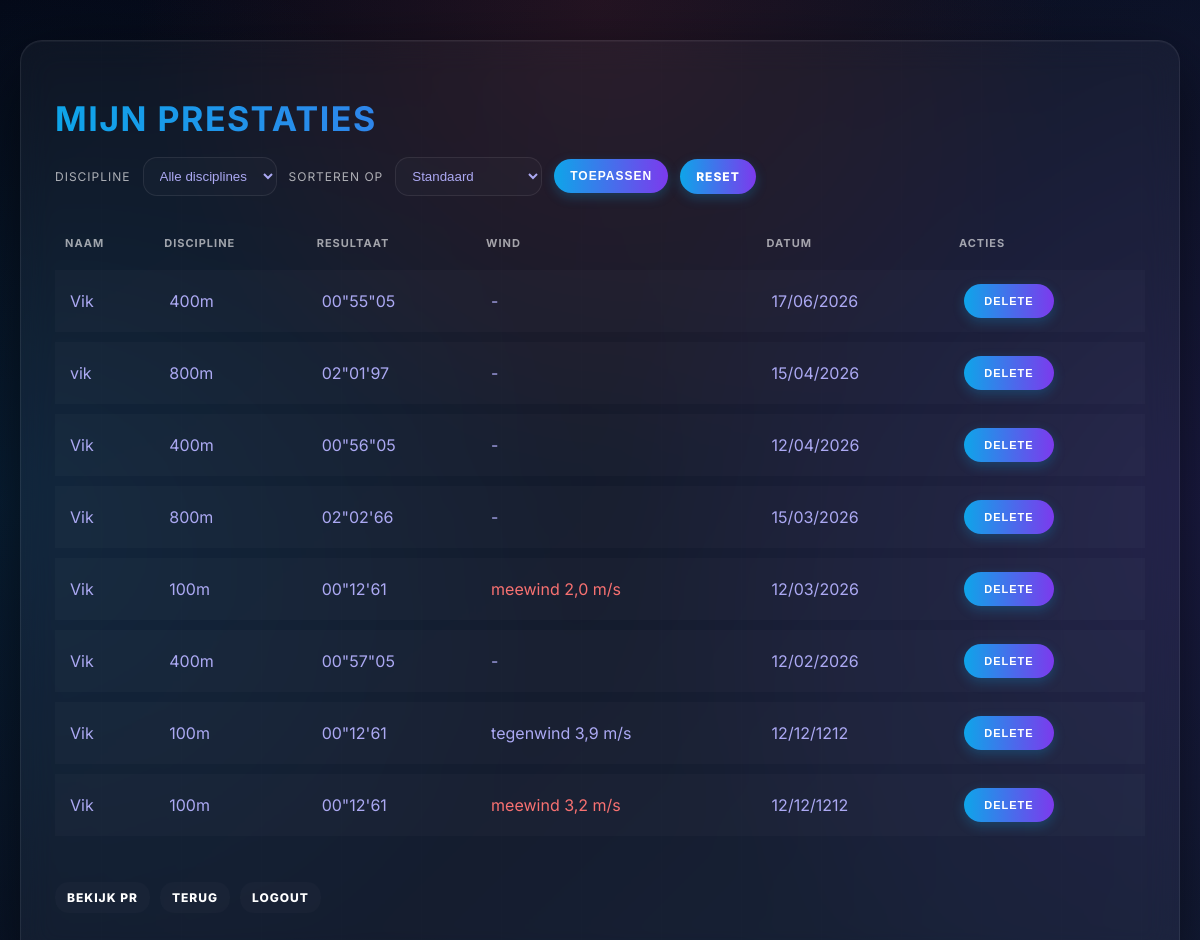
/performances (signed in), run on the app's committed database.
### tables this page shows
CREATE TABLE performances (
    id INTEGER PRIMARY KEY AUTOINCREMENT,
    user_id INTEGER,
    name TEXT,
    discipline TEXT,
    result REAL,
    date TEXT
, wind_speed REAL, wind_direction TEXT);

### app.py (the view)
@app.route("/performances")
def performances():
    if session.get("admin"):
        query = "SELECT * FROM performances"
        params = []
    else:
        if "user_id" not in session:
            return redirect("/login")
        query = "SELECT * FROM performances WHERE user_id = ?"
        params = [session["user_id"]]
    discipline = request.args.get("discipline")
    sort = request.args.get("sort")
    if discipline and discipline in DISCIPLINES:
        if "WHERE" in query:
            query += " AND discipline = ?"
        else:
            query += " WHERE discipline = ?"
        params.append(discipline)
    order_options = {
        "recent": "date ASC",
        "oldest": "date DESC"
    }
    if sort in ["fastest", "slowest"]:
        rows = db.execute(query, *params)
        rows = sorted(
            rows,
            key=lambda r: parse_result_seconds(r.get("result")),
            reverse=(sort == "slowest")
        )
    else:
        order_by = order_options.get(sort)
        if order_by:
            query += f" ORDER BY {order_by}"
        else:
            query += " ORDER BY date DESC"
        rows = db.execute(query, *params)
    rows = annotate_wind(rows)
    return render_template(
        "performances.html",
        performances=rows,
        disciplines=DISCIPLINES,
        selected_discipline=discipline,
        selected_sort=sort
    )

### app.py (called while the page is built)
@app.template_filter('format_date')
def format_date(value):
    if not value:
        return ""
    if isinstance(value, datetime):
        return value.strftime("%d/%m/%Y")
    text = str(value).strip()
    for fmt in ("%Y-%m-%d", "%d/%m/%Y", "%Y/%m/%d", "%d-%m-%Y"):
        try:
            parsed = datetime.strptime(text, fmt)
            return parsed.strftime("%d/%m/%Y")
        except ValueError:
            continue
    return text

def annotate_wind(rows):
    for row in rows:
        row["invalid_wind"] = False
        row["wind_display"] = ""
        wind_speed = row.get("wind_speed")
        wind_direction = row.get("wind_direction")
        if wind_speed is None or wind_speed == "":
            continue
        try:
            wind_speed = float(str(wind_speed).replace(',', '.'))
            direction_clean = str(wind_direction).strip().lower()
            if direction_clean == "meewind":
                sign = "+"
            else:
                sign = "-"
            row["wind_display"] = f"{sign}{wind_speed:.1f} m/s"
            if direction_clean == "meewind" and wind_speed >= 2.0:
                row["invalid_wind"] = True
        except:
            row["wind_display"] = ""
    return rows

### templates/performances.html (shortened to what this page needs)
<!doctype html>
<html lang="nl">
<head>
    <link rel="stylesheet" href="{{ url_for('static', filename='style.css') }}">
</head>
<body>
<div class="container">
<h1>Mijn prestaties</h1>
<form method="get" action="/performances" class="filter-form">
    <label for="discipline">Discipline</label>
    <select id="discipline" name="discipline">
        <option value="">Alle disciplines</option>
    </select>
    <label for="sort">Sorteren op</label>
    <select id="sort" name="sort">
        <option value="" {% if not selected_sort %}selected{% endif %}>Standaard</option>
    </select>
    <button type="submit">Toepassen</button>
    <a href="/performances" class="btn-reset">Reset</a>
</form>
<table class="results">
    <thead>
        <tr>
            <th>Naam</th>
            <th>Discipline</th>
            <th>Resultaat</th>
            <th>Wind</th>
            <th>Datum</th>
            <th>Acties</th>
        </tr>
    </thead>
    <tbody>
        {% for p in performances %}
        <tr>
            <td>{{ p.name }}</td>
            <td>{{ p.discipline }}</td>
            <td>{{ p.result }}</td>
            <td>
                {% if p.wind_speed %}
                    {% if p.invalid_wind %}
                        <span style="color:#f87171">{{ p.wind_direction }} {{ p.wind_speed }} m/s </span>
                    {% else %}
                        {{ p.wind_direction }} {{ p.wind_speed }} m/s
                    {% endif %}
                {% else %}
                    -
                {% endif %}
            </td>
            <td>{{ p.date | format_date }}</td>
            <td class="action-cell">
                <form action="/delete" method="post" style="margin:0;">
                    <button type="submit" class="btn-action btn-delete">Delete</button>
                </form>
            </td>
        </tr>
        {% endfor %}
    </tbody>
</table>
<br>
<ul class="main-menu" style="list-style: none; padding: 0; display: flex; gap: 10px;">
    <li><a href="/pr">Bekijk PR</a></li>
    <li><a href="/">Terug</a></li>
    <li><a href="/logout">Logout</a></li>
</ul>
</div>
</body>
</html>

### static/style.css (style rules this page uses)
:root { --track-red: #ef4444; --track-orange: #f97316; --track-yellow: #facc15; --track-blue: #0ea5e9; --track-purple: #7c3aed; --good: #22c55e; --bad: #f87171; --glass: rgba(255,255,255,0.04); --glass-border: rgba(255,255,255,0.08); --text: #aca9f3; --muted: rgba(255,255,255,0.65); }
body { margin:0; font-family: Inter, system-ui, Arial; color: var(--text); background: radial-gradient(circle at top, rgba(239,68,68,0.12), transparent 40%), radial-gradient(circle at left, rgba(14,165,233,0.12), transparent 45%), radial-gradient(circle at right, rgba(124,58,237,0.12), transparent 45%), linear-gradient(135deg, #050816, #101b32); padding:40px 20px; }
.container { max-width:1200px; margin:0 auto; padding:34px; border-radius:22px; background: var(--glass); backdrop-filter: blur(16px); -webkit-backdrop-filter: blur(16px); border:1px solid var(--glass-border); box-shadow: 0 25px 70px rgba(0,0,0,0.6), inset 0 1px 0 rgba(255,255,255,0.04); position:relative; overflow:hidden; }
.container::before { content:""; position:absolute; top:0; left:0; width:100%; height:100%; background: repeating-linear-gradient( 90deg, rgba(255,255,255,0.02) 0px, rgba(255,255,255,0.02) 1px, transparent 1px, transparent 80px ); opacity:0.3; pointer-events:none; }
h1 { font-size:34px; margin-bottom:18px; letter-spacing:1.5px; text-transform:uppercase; background: linear-gradient(90deg, var(--track-blue), var(--track-purple)); -webkit-background-clip:text; -webkit-text-fill-color:transparent; }
input, select, textarea { border-radius:14px; border:1px solid var(--glass-border); background: rgba(255,255,255,0.02); color: var(--text); padding:10px 12px; outline:none; }
.btn-action { display: inline-flex !important; align-items: center !important; justify-content: center !important; width: 90px !important; height: 34px !important; padding: 0 !important; border: none !important; outline: none !important; border-radius: 999px !important; font-weight: 800 !important; text-transform: uppercase !important; letter-spacing: 1px !important; font-size: 11px !important; color: white !important; background: linear-gradient(90deg, var(--track-blue), var(--track-purple)) !important; box-shadow: 0 4px 12px rgba(14, 165, 233, 0.25) !important; transition: all 0.2s ease !important; text-decoration: none !important; white-space: nowrap !important; cursor: pointer !important; }
button, .btn-reset, a { display: inline-flex; align-items: center; justify-content: center; padding: 10px 16px; border: none; outline: none; border-radius: 999px; font-weight: 800; text-transform: uppercase; letter-spacing: 1px; font-size: 12px; color: white; background: linear-gradient(90deg, var(--track-blue), var(--track-purple)); box-shadow: 0 4px 12px rgba(14, 165, 233, 0.25); transition: all 0.2s ease; text-decoration: none; white-space: nowrap; cursor: pointer; }
.filter-form { display:flex; gap:12px; flex-wrap:wrap; align-items:center; margin-bottom:20px; }
.filter-form label { font-size:12px; color: var(--muted); text-transform:uppercase; letter-spacing:1px; }
.results { width:100%; border-collapse:separate; border-spacing:0 10px; }
.results th { text-align:left; font-size:11px; color:rgba(255,255,255,0.6); text-transform:uppercase; letter-spacing:1px; padding:10px; }
.results td { padding:14px 12px; background: rgba(255,255,255,0.02); border-left: 3px solid transparent; }
.results td.action-cell, .results td:last-child { display: flex !important; gap: 8px !important; align-items: center !important; justify-content: flex-start !important; }
.results tbody tr { transition: all 0.2s ease; }
.main-menu a { display:inline-block; padding:8px 12px; border-radius:14px; background: rgba(255,255,255,0.02); box-shadow: none !important; }

### data on the page
performances: name "Vik", discipline "400m", result "00\"55\"05", date "17/06/2026"
performances: name "vik", discipline "800m", result "02\"01'97", date "15/04/2026"
performances: name "Vik", discipline "400m", result "00\"56\"05", date "12/04/2026"
performances: name "Vik", discipline "800m", result "02\"02'66", date "15/03/2026"
performances: name "Vik", discipline "100m", result "00\"12'61", wind_direction "meewind", wind_speed "2,0", date "12/03/2026"
performances: name "Vik", discipline "400m", result "00\"57\"05", date "12/02/2026"
performances: name "Vik", discipline "100m", result "00\"12'61", wind_direction "tegenwind", wind_speed "3,9", date "12/12/1212"
performances: name "Vik", discipline "100m", result "00\"12'61", wind_direction "meewind", wind_speed "3,2", date "12/12/1212"
